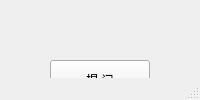
<?xml version="1.0" encoding="UTF-8"?>
<ui version="4.0">
 <class>MainWindow</class>
 <widget class="QMainWindow" name="MainWindow">
  <property name="windowTitle">
   <string>百度知道</string>
  </property>
  <widget class="QWidget" name="centralwidget">
   <widget class="QPushButton" name="pushButton">
    <property name="geometry">
     <rect>
      <x>50</x>
      <y>60</y>
      <width>100</width>
      <height>40</height>
     </rect>
    </property>
    <property name="text">
     <string>提 问</string>
    </property>
    <property name="iconSize">
     <size>
      <width>20</width>
      <height>20</height>
     </size>
    </property>
   </widget>
   <widget class="QPushButton" name="pushButton_2">
    <property name="geometry">
     <rect>
      <x>200</x>
      <y>60</y>
      <width>100</width>
      <height>40</height>
     </rect>
    </property>
    <property name="text">
     <string>回 答</string>
    </property>
   </widget>
  </widget>
  <widget class="QStatusBar" name="statusbar"/>
 </widget>
 <resources/>
 <connections/>
</ui>
